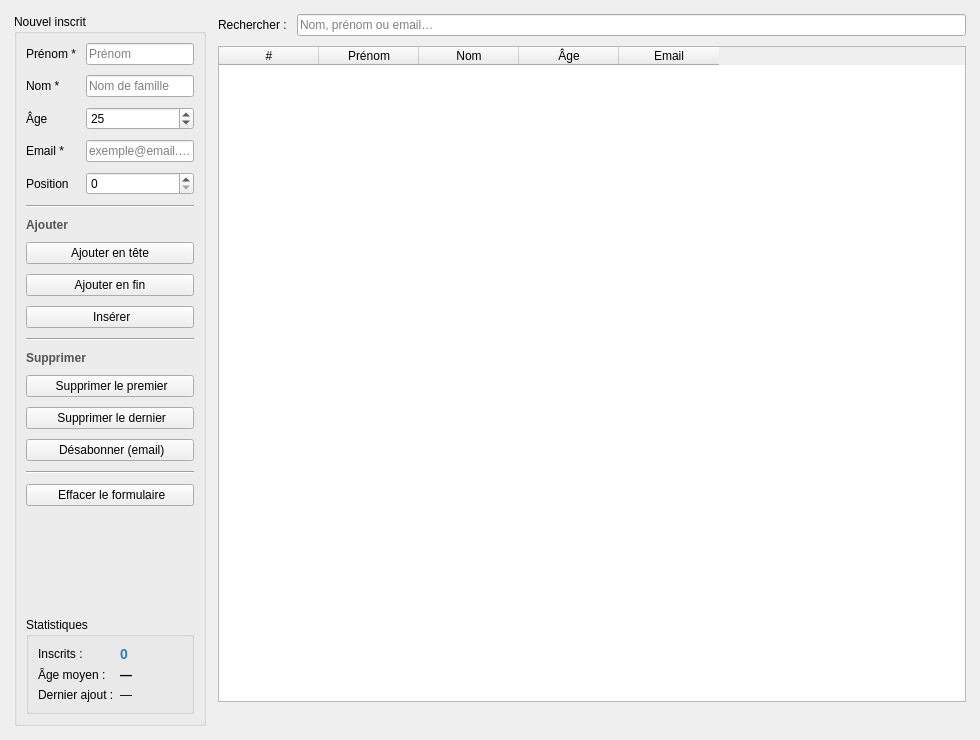
<?xml version="1.0" encoding="UTF-8"?>
<ui version="4.0">
 <class>Inscription</class>
 <widget class="QWidget" name="Inscription">
  <property name="geometry">
   <rect>
    <x>0</x>
    <y>0</y>
    <width>980</width>
    <height>740</height>
   </rect>
  </property>
  <property name="windowTitle">
   <string>Gestionnaire d'Inscriptions</string>
  </property>
  <layout class="QHBoxLayout" name="mainHLayout">
   <property name="spacing">
    <number>12</number>
   </property>
   <property name="leftMargin">
    <number>14</number>
   </property>
   <property name="topMargin">
    <number>14</number>
   </property>
   <property name="rightMargin">
    <number>14</number>
   </property>
   <property name="bottomMargin">
    <number>14</number>
   </property>
   <item>
    <widget class="QGroupBox" name="grpFormulaire">
     <property name="sizePolicy">
      <sizepolicy hsizetype="Fixed" vsizetype="Preferred">
       <horstretch>0</horstretch>
       <verstretch>0</verstretch>
      </sizepolicy>
     </property>
     <property name="title">
      <string>Nouvel inscrit</string>
     </property>
     <layout class="QVBoxLayout" name="leftVLayout">
      <property name="spacing">
       <number>10</number>
      </property>
      <item>
       <layout class="QFormLayout">
        <item row="0" column="0">
         <widget class="QLabel" name="lblPrenom">
          <property name="text">
           <string>Prénom *</string>
          </property>
         </widget>
        </item>
        <item row="0" column="1">
         <widget class="QLineEdit" name="editPrenom">
          <property name="placeholderText">
           <string>Prénom</string>
          </property>
         </widget>
        </item>
        <item row="1" column="0">
         <widget class="QLabel" name="lblNom">
          <property name="text">
           <string>Nom *</string>
          </property>
         </widget>
        </item>
        <item row="1" column="1">
         <widget class="QLineEdit" name="editNom">
          <property name="placeholderText">
           <string>Nom de famille</string>
          </property>
         </widget>
        </item>
        <item row="2" column="0">
         <widget class="QLabel" name="lblAge">
          <property name="text">
           <string>Âge</string>
          </property>
         </widget>
        </item>
        <item row="2" column="1">
         <widget class="QSpinBox" name="spinAge">
          <property name="minimum">
           <number>1</number>
          </property>
          <property name="maximum">
           <number>120</number>
          </property>
          <property name="value">
           <number>25</number>
          </property>
         </widget>
        </item>
        <item row="3" column="0">
         <widget class="QLabel" name="lblEmail">
          <property name="text">
           <string>Email *</string>
          </property>
         </widget>
        </item>
        <item row="3" column="1">
         <widget class="QLineEdit" name="editEmail">
          <property name="placeholderText">
           <string>exemple@email.com</string>
          </property>
         </widget>
        </item>
        <item row="4" column="0">
         <widget class="QLabel" name="lblPosition">
          <property name="text">
           <string>Position</string>
          </property>
         </widget>
        </item>
        <item row="4" column="1">
         <widget class="QSpinBox" name="spinPosition">
          <property name="minimum">
           <number>0</number>
          </property>
          <property name="maximum">
           <number>9999</number>
          </property>
          <property name="value">
           <number>0</number>
          </property>
         </widget>
        </item>
       </layout>
      </item>
      <item>
       <widget class="QFrame" name="line1">
        <property name="frameShape">
         <enum>QFrame::HLine</enum>
        </property>
        <property name="frameShadow">
         <enum>QFrame::Sunken</enum>
        </property>
       </widget>
      </item>
      <item>
       <widget class="QLabel" name="label">
        <property name="styleSheet">
         <string>font-weight: bold; color: #555;</string>
        </property>
        <property name="text">
         <string>Ajouter</string>
        </property>
       </widget>
      </item>
      <item>
       <widget class="QPushButton" name="btnAjouterDebut">
        <property name="toolTip">
         <string>Insère la personne au début de la liste</string>
        </property>
        <property name="text">
         <string>Ajouter en tête</string>
        </property>
       </widget>
      </item>
      <item>
       <widget class="QPushButton" name="btnAjouterFin">
        <property name="toolTip">
         <string>Insère la personne à la fin de la liste</string>
        </property>
        <property name="text">
         <string>Ajouter en fin</string>
        </property>
       </widget>
      </item>
      <item>
       <widget class="QPushButton" name="btnInsererPos">
        <property name="toolTip">
         <string>Insère à la position indiquée</string>
        </property>
        <property name="text">
         <string> Insérer</string>
        </property>
       </widget>
      </item>
      <item>
       <widget class="QFrame" name="line2">
        <property name="frameShape">
         <enum>QFrame::HLine</enum>
        </property>
        <property name="frameShadow">
         <enum>QFrame::Sunken</enum>
        </property>
       </widget>
      </item>
      <item>
       <widget class="QLabel" name="label">
        <property name="styleSheet">
         <string>font-weight: bold; color: #555;</string>
        </property>
        <property name="text">
         <string>Supprimer</string>
        </property>
       </widget>
      </item>
      <item>
       <widget class="QPushButton" name="btnSupprimerDebut">
        <property name="toolTip">
         <string>Retire le premier inscrit</string>
        </property>
        <property name="text">
         <string> Supprimer le premier</string>
        </property>
       </widget>
      </item>
      <item>
       <widget class="QPushButton" name="btnSupprimerFin">
        <property name="toolTip">
         <string>Retire le dernier inscrit</string>
        </property>
        <property name="text">
         <string> Supprimer le dernier</string>
        </property>
       </widget>
      </item>
      <item>
       <widget class="QPushButton" name="btnDesabonner">
        <property name="toolTip">
         <string>Retire l'inscrit correspondant à l'email saisi ou sélectionné</string>
        </property>
        <property name="text">
         <string> Désabonner (email)</string>
        </property>
       </widget>
      </item>
      <item>
       <widget class="QFrame" name="line3">
        <property name="frameShape">
         <enum>QFrame::HLine</enum>
        </property>
        <property name="frameShadow">
         <enum>QFrame::Sunken</enum>
        </property>
       </widget>
      </item>
      <item>
       <widget class="QPushButton" name="btnEffacer">
        <property name="text">
         <string> Effacer le formulaire</string>
        </property>
       </widget>
      </item>
      <item>
       <spacer>
        <property name="orientation">
         <enum>Qt::Vertical</enum>
        </property>
        <property name="sizeHint" stdset="0">
         <size>
          <width>20</width>
          <height>40</height>
         </size>
        </property>
       </spacer>
      </item>
      <item>
       <widget class="QGroupBox" name="grpStats">
        <property name="title">
         <string>Statistiques</string>
        </property>
        <layout class="QFormLayout">
         <item row="0" column="0">
          <widget class="QLabel" name="label">
           <property name="text">
            <string>Inscrits :</string>
           </property>
          </widget>
         </item>
         <item row="2" column="0">
          <widget class="QLabel" name="label">
           <property name="text">
            <string>Âge moyen :</string>
           </property>
          </widget>
         </item>
         <item row="2" column="1">
          <widget class="QLabel" name="labelAgeMoyen">
           <property name="styleSheet">
            <string>font-weight: bold;</string>
           </property>
           <property name="text">
            <string>—</string>
           </property>
          </widget>
         </item>
         <item row="3" column="0">
          <widget class="QLabel" name="label">
           <property name="text">
            <string>Dernier ajout :</string>
           </property>
          </widget>
         </item>
         <item row="3" column="1">
          <widget class="QLabel" name="labelDernier">
           <property name="styleSheet">
            <string>font-style: italic;</string>
           </property>
           <property name="text">
            <string>—</string>
           </property>
          </widget>
         </item>
         <item row="0" column="1">
          <widget class="QLabel" name="labelNbInscrits">
           <property name="styleSheet">
            <string>font-weight: bold; font-size: 14px; color: #2980b9;</string>
           </property>
           <property name="text">
            <string>0</string>
           </property>
          </widget>
         </item>
        </layout>
       </widget>
      </item>
     </layout>
    </widget>
   </item>
   <item>
    <layout class="QVBoxLayout" name="rightVLayout">
     <property name="spacing">
      <number>10</number>
     </property>
     <item>
      <layout class="QHBoxLayout">
       <item>
        <widget class="QLabel" name="lblSearch">
         <property name="text">
          <string>Rechercher :</string>
         </property>
        </widget>
       </item>
       <item>
        <widget class="QLineEdit" name="searchEdit">
         <property name="placeholderText">
          <string>Nom, prénom ou email…</string>
         </property>
         <property name="clearButtonEnabled">
          <bool>true</bool>
         </property>
        </widget>
       </item>
      </layout>
     </item>
     <item>
      <widget class="QTableWidget" name="tableWidget">
       <property name="alternatingRowColors">
        <bool>true</bool>
       </property>
       <property name="selectionMode">
        <enum>QAbstractItemView::SingleSelection</enum>
       </property>
       <property name="sortingEnabled">
        <bool>true</bool>
       </property>
       <column>
        <property name="text">
         <string>#</string>
        </property>
       </column>
       <column>
        <property name="text">
         <string>Prénom</string>
        </property>
       </column>
       <column>
        <property name="text">
         <string>Nom</string>
        </property>
       </column>
       <column>
        <property name="text">
         <string>Âge</string>
        </property>
       </column>
       <column>
        <property name="text">
         <string>Email</string>
        </property>
       </column>
      </widget>
     </item>
     <item>
      <widget class="QLabel" name="labelMessage">
       <property name="text">
        <string/>
       </property>
       <property name="alignment">
        <set>Qt::AlignLeading|Qt::AlignLeft|Qt::AlignVCenter</set>
       </property>
      </widget>
     </item>
    </layout>
   </item>
  </layout>
 </widget>
 <resources/>
 <connections/>
</ui>
